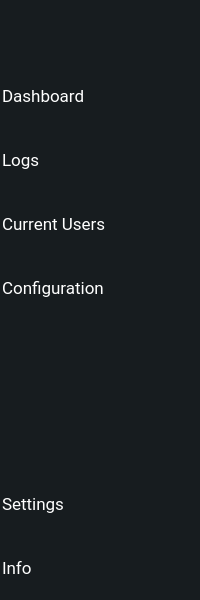
     <widget class="QWidget" name="expandedNav" native="true">
      <property name="enabled">
       <bool>true</bool>
      </property>
      <property name="sizePolicy">
       <sizepolicy hsizetype="Preferred" vsizetype="Preferred">
        <horstretch>0</horstretch>
        <verstretch>0</verstretch>
       </sizepolicy>
      </property>
      <property name="minimumSize">
       <size>
        <width>140</width>
        <height>600</height>
       </size>
      </property>
      <property name="maximumSize">
       <size>
        <width>16777215</width>
        <height>16777215</height>
       </size>
      </property>
      <property name="styleSheet">
       <string notr="true">background-color: rgb(23, 28, 31);
color: rgb(255, 255, 255);
text-align: left;
font-family: &quot;Roboto&quot;;</string>
      </property>
      <layout class="QVBoxLayout" name="verticalLayout_8">
       <property name="spacing">
        <number>0</number>
       </property>
       <property name="leftMargin">
        <number>0</number>
       </property>
       <property name="topMargin">
        <number>0</number>
       </property>
       <property name="rightMargin">
        <number>0</number>
       </property>
       <property name="bottomMargin">
        <number>0</number>
       </property>
       <item>
        <widget class="QFrame" name="frame_3">
         <property name="minimumSize">
          <size>
           <width>0</width>
           <height>64</height>
          </size>
         </property>
         <property name="styleSheet">
          <string notr="true">background-color: rgb(23, 28, 31);
border: 2px solid transparent;
outline: none;
</string>
         </property>
         <property name="frameShape">
          <enum>QFrame::StyledPanel</enum>
         </property>
         <property name="frameShadow">
          <enum>QFrame::Raised</enum>
         </property>
        </widget>
       </item>
       <item>
        <widget class="QPushButton" name="expandedDashboardBtn">
         <property name="sizePolicy">
          <sizepolicy hsizetype="Preferred" vsizetype="Preferred">
           <horstretch>0</horstretch>
           <verstretch>0</verstretch>
          </sizepolicy>
         </property>
         <property name="minimumSize">
          <size>
           <width>0</width>
           <height>64</height>
          </size>
         </property>
         <property name="maximumSize">
          <size>
           <width>165</width>
           <height>16777215</height>
          </size>
         </property>
         <property name="font">
          <font>
           <family>Roboto</family>
           <pointsize>13</pointsize>
          </font>
         </property>
         <property name="cursor">
          <cursorShape>PointingHandCursor</cursorShape>
         </property>
         <property name="styleSheet">
          <string notr="true">background-color: rgb(23, 28, 31);
border: 2px solid transparent;
outline: none;
</string>
         </property>
         <property name="text">
          <string>Dashboard</string>
         </property>
         <property name="iconSize">
          <size>
           <width>60</width>
           <height>60</height>
          </size>
         </property>
         <property name="checkable">
          <bool>true</bool>
         </property>
         <property name="autoExclusive">
          <bool>true</bool>
         </property>
        </widget>
       </item>
       <item>
        <widget class="QPushButton" name="expandedLogsBtn">
         <property name="minimumSize">
          <size>
           <width>0</width>
           <height>64</height>
          </size>
         </property>
         <property name="maximumSize">
          <size>
           <width>165</width>
           <height>16777215</height>
          </size>
         </property>
         <property name="font">
          <font>
           <family>Roboto</family>
           <pointsize>13</pointsize>
          </font>
         </property>
         <property name="cursor">
          <cursorShape>PointingHandCursor</cursorShape>
         </property>
         <property name="styleSheet">
          <string notr="true">background-color: rgb(23, 28, 31);
border: 2px solid transparent;
outline: none;
</string>
         </property>
         <property name="text">
          <string>Logs</string>
         </property>
         <property name="iconSize">
          <size>
           <width>60</width>
           <height>60</height>
          </size>
         </property>
         <property name="checkable">
          <bool>true</bool>
         </property>
        </widget>
       </item>
       <item>
        <widget class="QPushButton" name="expandedUserBtn">
         <property name="minimumSize">
          <size>
           <width>0</width>
           <height>64</height>
          </size>
         </property>
         <property name="maximumSize">
          <size>
           <width>165</width>
           <height>16777215</height>
          </size>
         </property>
         <property name="font">
          <font>
           <family>Roboto</family>
           <pointsize>13</pointsize>
          </font>
         </property>
         <property name="cursor">
          <cursorShape>PointingHandCursor</cursorShape>
         </property>
         <property name="styleSheet">
          <string notr="true">background-color: rgb(23, 28, 31);
border: 2px solid transparent;
outline: none;
</string>
         </property>
         <property name="text">
          <string>Current Users</string>
         </property>
         <property name="iconSize">
          <size>
           <width>60</width>
           <height>60</height>
          </size>
         </property>
         <property name="checkable">
          <bool>true</bool>
         </property>
        </widget>
       </item>
       <item>
        <widget class="QPushButton" name="expandedConfBtn">
         <property name="minimumSize">
          <size>
           <width>0</width>
           <height>64</height>
          </size>
         </property>
         <property name="maximumSize">
          <size>
           <width>165</width>
           <height>16777215</height>
          </size>
         </property>
         <property name="font">
          <font>
           <family>Roboto</family>
           <pointsize>13</pointsize>
          </font>
         </property>
         <property name="cursor">
          <cursorShape>PointingHandCursor</cursorShape>
         </property>
         <property name="styleSheet">
          <string notr="true">background-color: rgb(23, 28, 31);
border: 2px solid transparent;
outline: none;
</string>
         </property>
         <property name="text">
          <string>Configuration</string>
         </property>
         <property name="iconSize">
          <size>
           <width>60</width>
           <height>60</height>
          </size>
         </property>
         <property name="checkable">
          <bool>true</bool>
         </property>
        </widget>
       </item>
       <item>
        <spacer name="verticalSpacer_2">
         <property name="orientation">
          <enum>Qt::Vertical</enum>
         </property>
         <property name="sizeHint" stdset="0">
          <size>
           <width>17</width>
           <height>149</height>
          </size>
         </property>
        </spacer>
       </item>
       <item>
        <widget class="QPushButton" name="expandedSettingsBtn">
         <property name="minimumSize">
          <size>
           <width>0</width>
           <height>64</height>
          </size>
         </property>
         <property name="maximumSize">
          <size>
           <width>165</width>
           <height>16777215</height>
          </size>
         </property>
         <property name="font">
          <font>
           <family>Roboto</family>
           <pointsize>13</pointsize>
          </font>
         </property>
         <property name="cursor">
          <cursorShape>PointingHandCursor</cursorShape>
         </property>
         <property name="styleSheet">
          <string notr="true">background-color: rgb(23, 28, 31);
border: 2px solid transparent;
outline: none;
</string>
         </property>
         <property name="text">
          <string>Settings</string>
         </property>
         <property name="iconSize">
          <size>
           <width>60</width>
           <height>60</height>
          </size>
         </property>
         <property name="checkable">
          <bool>true</bool>
         </property>
        </widget>
       </item>
       <item>
        <widget class="QPushButton" name="expandedInfoBtn">
         <property name="minimumSize">
          <size>
           <width>0</width>
           <height>64</height>
          </size>
         </property>
         <property name="maximumSize">
          <size>
           <width>165</width>
           <height>16777215</height>
          </size>
         </property>
         <property name="font">
          <font>
           <family>Roboto</family>
           <pointsize>13</pointsize>
          </font>
         </property>
         <property name="cursor">
          <cursorShape>PointingHandCursor</cursorShape>
         </property>
         <property name="styleSheet">
          <string notr="true">background-color: rgb(23, 28, 31);
border: 2px solid transparent;
outline: none;
</string>
         </property>
         <property name="text">
          <string>Info</string>
         </property>
         <property name="iconSize">
          <size>
           <width>60</width>
           <height>60</height>
          </size>
         </property>
         <property name="checkable">
          <bool>true</bool>
         </property>
        </widget>
       </item>
      </layout>
     </widget>
